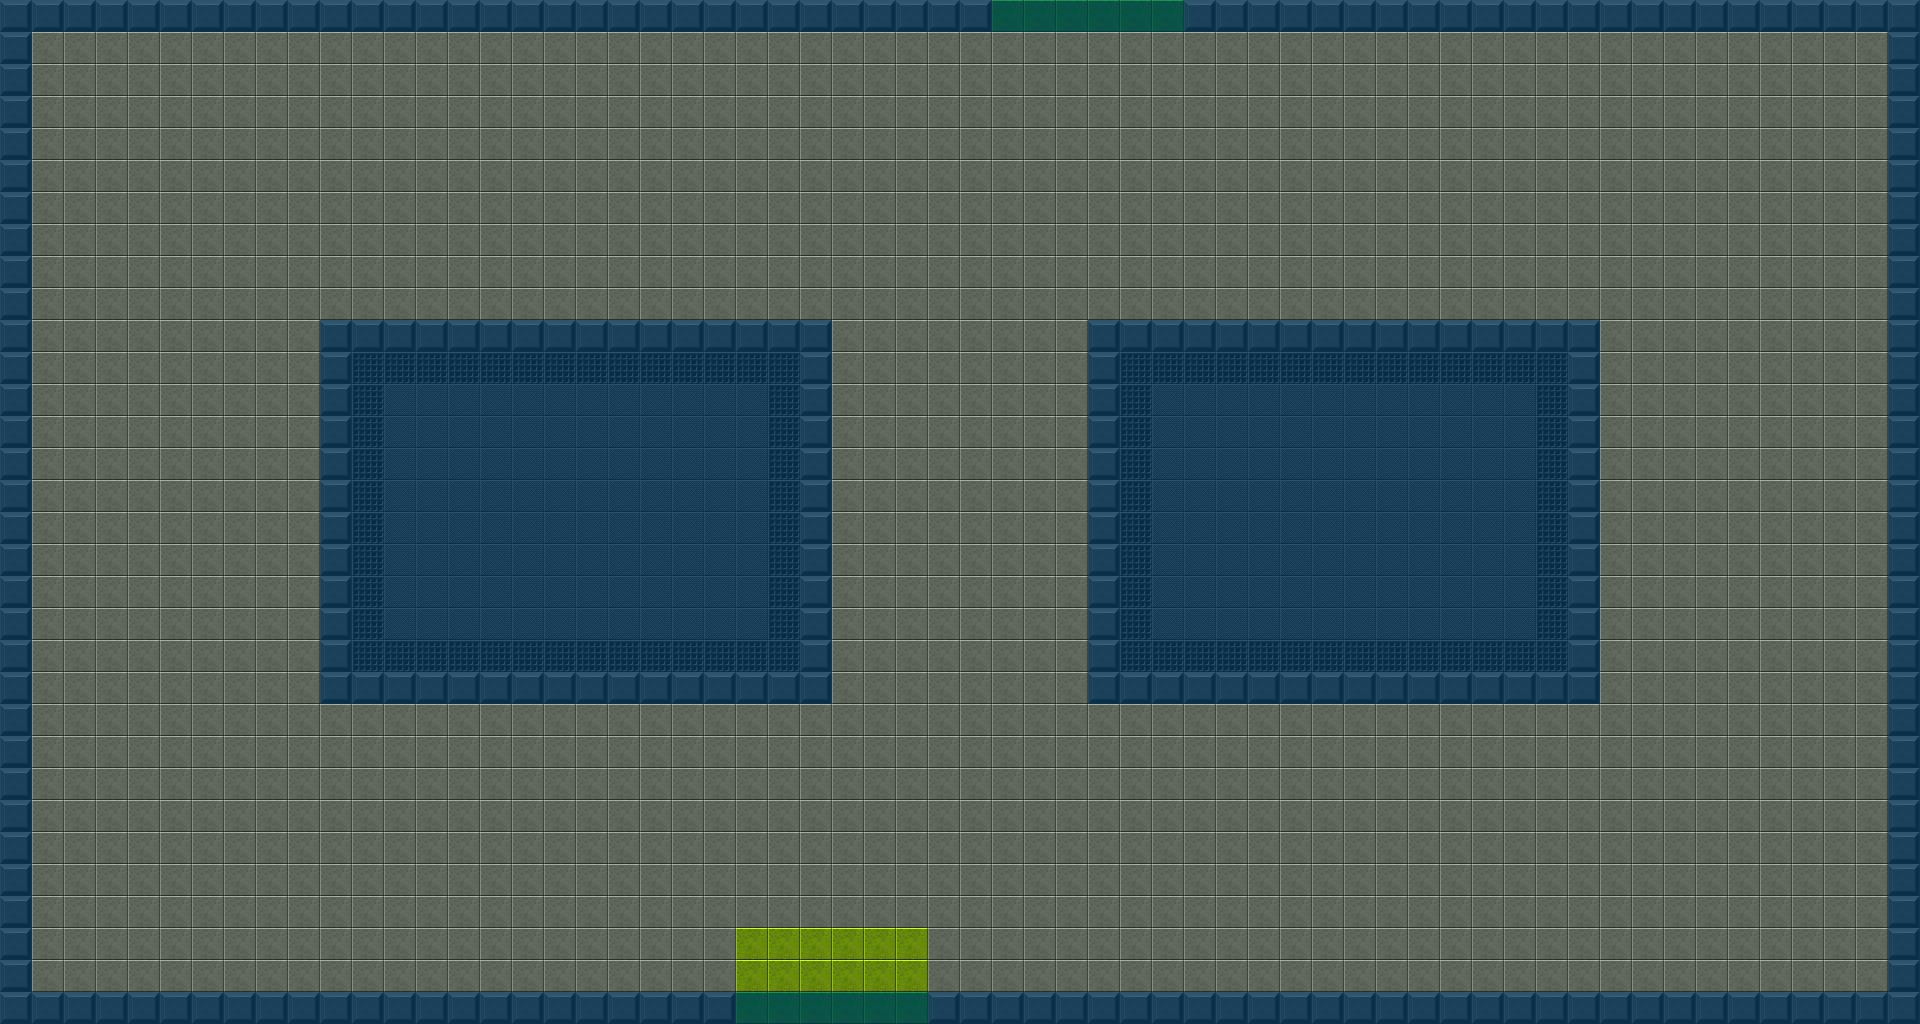

This is a level from a 2D game, rendered from its Tiled map with the project's own tilesets. A one-line summary and the map file follow, with tile-layer data summarised:
An orthogonal 60x32 tile map with 32x32 px tiles, 2 tile layers (terrain, collision), 2 tilesets and 17 objects (6x spawn_enemy, 3x spawn_player, objectives_change_room).

<map version="1.2" tiledversion="1.3.5" orientation="orthogonal" renderorder="right-down" width="60" height="32" tilewidth="32" tileheight="32" infinite="0" nextlayerid="7" nextobjectid="22">
 <editorsettings>
  <export target="campaign_01_room_002.json" format="json" />
 </editorsettings>
 <tileset firstgid="1" name="floor" tilewidth="32" tileheight="32" tilecount="140" columns="14">
  <image source="../images/tilesets/scifi_floor.png" width="448" height="320" />
 </tileset>
 <tileset firstgid="141" name="collision_tiles" tilewidth="32" tileheight="32" tilecount="1" columns="1">
  <image source="../images/tilesets/collision.png" width="32" height="32" />
 </tileset>
 <layer id="1" name="terrain" width="60" height="32">
  <data>[1920 cells, 1920 non-empty, 6 distinct tile ids]</data>
 </layer>
 <layer id="4" name="collision" width="60" height="32">
  <data>[1920 cells, 564 non-empty, 1 distinct tile ids]</data>
 </layer>
 <objectgroup id="5" name="navmesh">
  <object id="5" x="64" y="64" width="224" height="896" />
  <object id="6" x="288" y="64" width="576" height="224" />
  <object id="7" x="864" y="64" width="192" height="896" />
  <object id="8" x="288" y="736" width="576" height="224" />
  <object id="9" x="1056" y="64" width="576" height="224" />
  <object id="11" x="1632" y="64" width="224" height="896" />
  <object id="21" x="1056" y="736" width="576" height="224" />
 </objectgroup>
 <objectgroup id="3" name="entities" visible="0">
  <object id="1" type="spawn_player" x="832" y="960">
   <properties>
    <property name="angle" type="float" value="-45" />
   </properties>
   <point />
  </object>
  <object id="3" type="spawn_player" x="736" y="960">
   <point />
  </object>
  <object id="4" type="spawn_player" x="928" y="960">
   <properties>
    <property name="angle" type="float" value="-45" />
   </properties>
   <point />
  </object>
  <object id="14" type="spawn_enemy" x="256" y="288">
   <properties>
    <property name="angle" type="float" value="90" />
   </properties>
   <point />
  </object>
  <object id="15" type="spawn_enemy" x="96" y="288">
   <properties>
    <property name="angle" type="float" value="90" />
   </properties>
   <point />
  </object>
  <object id="16" type="spawn_enemy" x="1824" y="288">
   <properties>
    <property name="angle" type="float" value="90" />
   </properties>
   <point />
  </object>
  <object id="17" type="spawn_enemy" x="1664" y="288">
   <properties>
    <property name="angle" type="float" value="90" />
   </properties>
   <point />
  </object>
  <object id="18" type="spawn_enemy" x="1024" y="288">
   <properties>
    <property name="angle" type="float" value="90" />
   </properties>
   <point />
  </object>
  <object id="19" type="spawn_enemy" x="896" y="288">
   <properties>
    <property name="angle" type="float" value="90" />
   </properties>
   <point />
  </object>
 </objectgroup>
 <objectgroup id="6" name="objectives" visible="0">
  <object id="20" type="objectives_change_room" x="736" y="928" width="192" height="64">
   <properties>
    <property name="target" value="campaign_01_room_001" />
   </properties>
  </object>
 </objectgroup>
</map>
